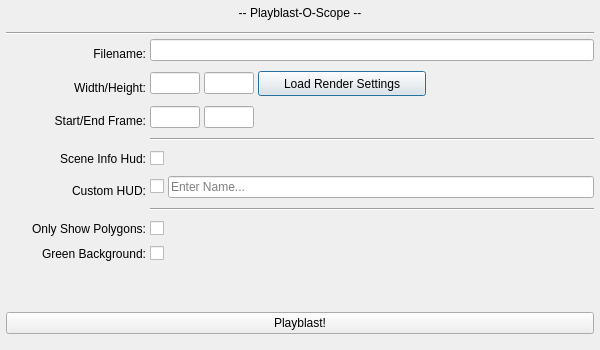
<?xml version="1.0" encoding="UTF-8"?>
<ui version="4.0">
 <class>playblast_dlg</class>
 <widget class="QDialog" name="playblast_dlg">
  <property name="geometry">
   <rect>
    <x>0</x>
    <y>0</y>
    <width>600</width>
    <height>350</height>
   </rect>
  </property>
  <property name="sizePolicy">
   <sizepolicy hsizetype="Preferred" vsizetype="Preferred">
    <horstretch>0</horstretch>
    <verstretch>0</verstretch>
   </sizepolicy>
  </property>
  <property name="windowTitle">
   <string>Playblast-O-Scope</string>
  </property>
  <layout class="QVBoxLayout" name="main_vlt">
   <property name="spacing">
    <number>4</number>
   </property>
   <property name="margin">
    <number>6</number>
   </property>
   <item>
    <layout class="QVBoxLayout" name="playblast_vlt">
     <property name="spacing">
      <number>4</number>
     </property>
     <property name="bottomMargin">
      <number>10</number>
     </property>
     <item>
      <layout class="QHBoxLayout" name="title_hlt">
       <property name="bottomMargin">
        <number>8</number>
       </property>
       <item>
        <widget class="QLabel" name="title_lbl">
         <property name="text">
          <string>-- Playblast-O-Scope --</string>
         </property>
         <property name="alignment">
          <set>Qt::AlignCenter</set>
         </property>
        </widget>
       </item>
      </layout>
     </item>
     <item>
      <layout class="QHBoxLayout" name="filename_hlt">
       <property name="spacing">
        <number>4</number>
       </property>
      </layout>
     </item>
     <item>
      <widget class="Line" name="line_4">
       <property name="orientation">
        <enum>Qt::Horizontal</enum>
       </property>
      </widget>
     </item>
     <item>
      <layout class="QFormLayout" name="formLayout">
       <property name="fieldGrowthPolicy">
        <enum>QFormLayout::AllNonFixedFieldsGrow</enum>
       </property>
       <property name="verticalSpacing">
        <number>10</number>
       </property>
       <property name="leftMargin">
        <number>20</number>
       </property>
       <property name="topMargin">
        <number>0</number>
       </property>
       <item row="0" column="0">
        <widget class="QLabel" name="filename_lbl">
         <property name="sizePolicy">
          <sizepolicy hsizetype="Fixed" vsizetype="Preferred">
           <horstretch>0</horstretch>
           <verstretch>0</verstretch>
          </sizepolicy>
         </property>
         <property name="minimumSize">
          <size>
           <width>120</width>
           <height>0</height>
          </size>
         </property>
         <property name="maximumSize">
          <size>
           <width>150</width>
           <height>16777215</height>
          </size>
         </property>
         <property name="text">
          <string>Filename:</string>
         </property>
         <property name="alignment">
          <set>Qt::AlignBottom|Qt::AlignRight|Qt::AlignTrailing</set>
         </property>
         <property name="buddy">
          <cstring>filename_le</cstring>
         </property>
        </widget>
       </item>
       <item row="0" column="1">
        <widget class="QLineEdit" name="filename_le">
         <property name="enabled">
          <bool>true</bool>
         </property>
         <property name="readOnly">
          <bool>false</bool>
         </property>
        </widget>
       </item>
       <item row="1" column="0">
        <widget class="QLabel" name="widthHeight_lbl">
         <property name="sizePolicy">
          <sizepolicy hsizetype="Fixed" vsizetype="Preferred">
           <horstretch>0</horstretch>
           <verstretch>0</verstretch>
          </sizepolicy>
         </property>
         <property name="minimumSize">
          <size>
           <width>120</width>
           <height>0</height>
          </size>
         </property>
         <property name="text">
          <string>Width/Height:</string>
         </property>
         <property name="alignment">
          <set>Qt::AlignBottom|Qt::AlignRight|Qt::AlignTrailing</set>
         </property>
         <property name="buddy">
          <cstring>width_le</cstring>
         </property>
        </widget>
       </item>
       <item row="1" column="1">
        <layout class="QHBoxLayout" name="widthHeight_hlt">
         <property name="spacing">
          <number>4</number>
         </property>
         <item>
          <widget class="QLineEdit" name="width_le">
           <property name="sizePolicy">
            <sizepolicy hsizetype="Fixed" vsizetype="Fixed">
             <horstretch>0</horstretch>
             <verstretch>0</verstretch>
            </sizepolicy>
           </property>
           <property name="maximumSize">
            <size>
             <width>50</width>
             <height>16777215</height>
            </size>
           </property>
           <property name="text">
            <string/>
           </property>
          </widget>
         </item>
         <item>
          <widget class="QLineEdit" name="height_le">
           <property name="sizePolicy">
            <sizepolicy hsizetype="Fixed" vsizetype="Fixed">
             <horstretch>0</horstretch>
             <verstretch>0</verstretch>
            </sizepolicy>
           </property>
           <property name="maximumSize">
            <size>
             <width>50</width>
             <height>16777215</height>
            </size>
           </property>
           <property name="text">
            <string/>
           </property>
          </widget>
         </item>
         <item>
          <widget class="QPushButton" name="pushButton">
           <property name="sizePolicy">
            <sizepolicy hsizetype="MinimumExpanding" vsizetype="Fixed">
             <horstretch>0</horstretch>
             <verstretch>0</verstretch>
            </sizepolicy>
           </property>
           <property name="minimumSize">
            <size>
             <width>0</width>
             <height>25</height>
            </size>
           </property>
           <property name="text">
            <string>Load Render Settings</string>
           </property>
           <property name="flat">
            <bool>false</bool>
           </property>
          </widget>
         </item>
         <item>
          <spacer name="widthHeight_hspc">
           <property name="orientation">
            <enum>Qt::Horizontal</enum>
           </property>
           <property name="sizeHint" stdset="0">
            <size>
             <width>40</width>
             <height>20</height>
            </size>
           </property>
          </spacer>
         </item>
        </layout>
       </item>
       <item row="2" column="0">
        <widget class="QLabel" name="startEnd_lbl">
         <property name="sizePolicy">
          <sizepolicy hsizetype="Fixed" vsizetype="Preferred">
           <horstretch>0</horstretch>
           <verstretch>0</verstretch>
          </sizepolicy>
         </property>
         <property name="minimumSize">
          <size>
           <width>120</width>
           <height>0</height>
          </size>
         </property>
         <property name="text">
          <string>Start/End Frame:</string>
         </property>
         <property name="alignment">
          <set>Qt::AlignBottom|Qt::AlignRight|Qt::AlignTrailing</set>
         </property>
         <property name="buddy">
          <cstring>start_le</cstring>
         </property>
        </widget>
       </item>
       <item row="2" column="1">
        <layout class="QHBoxLayout" name="startEnd_hlt">
         <property name="spacing">
          <number>4</number>
         </property>
         <item>
          <widget class="QLineEdit" name="start_le">
           <property name="sizePolicy">
            <sizepolicy hsizetype="Fixed" vsizetype="Fixed">
             <horstretch>0</horstretch>
             <verstretch>0</verstretch>
            </sizepolicy>
           </property>
           <property name="maximumSize">
            <size>
             <width>50</width>
             <height>16777215</height>
            </size>
           </property>
          </widget>
         </item>
         <item>
          <widget class="QLineEdit" name="end_le">
           <property name="sizePolicy">
            <sizepolicy hsizetype="Fixed" vsizetype="Fixed">
             <horstretch>0</horstretch>
             <verstretch>0</verstretch>
            </sizepolicy>
           </property>
           <property name="maximumSize">
            <size>
             <width>50</width>
             <height>16777215</height>
            </size>
           </property>
          </widget>
         </item>
         <item>
          <spacer name="startEnd_hspc">
           <property name="orientation">
            <enum>Qt::Horizontal</enum>
           </property>
           <property name="sizeHint" stdset="0">
            <size>
             <width>40</width>
             <height>20</height>
            </size>
           </property>
          </spacer>
         </item>
        </layout>
       </item>
       <item row="3" column="1">
        <widget class="Line" name="line">
         <property name="orientation">
          <enum>Qt::Horizontal</enum>
         </property>
        </widget>
       </item>
       <item row="5" column="1">
        <widget class="QCheckBox" name="hud_chk">
         <property name="text">
          <string/>
         </property>
         <property name="checked">
          <bool>false</bool>
         </property>
        </widget>
       </item>
       <item row="5" column="0">
        <widget class="QLabel" name="label">
         <property name="sizePolicy">
          <sizepolicy hsizetype="Minimum" vsizetype="Preferred">
           <horstretch>0</horstretch>
           <verstretch>0</verstretch>
          </sizepolicy>
         </property>
         <property name="minimumSize">
          <size>
           <width>120</width>
           <height>0</height>
          </size>
         </property>
         <property name="text">
          <string>Scene Info Hud:</string>
         </property>
         <property name="alignment">
          <set>Qt::AlignBottom|Qt::AlignRight|Qt::AlignTrailing</set>
         </property>
        </widget>
       </item>
       <item row="6" column="1">
        <layout class="QHBoxLayout" name="cstmHud_hlt">
         <property name="spacing">
          <number>4</number>
         </property>
         <item>
          <widget class="QCheckBox" name="cstmHud_chk">
           <property name="text">
            <string/>
           </property>
          </widget>
         </item>
         <item>
          <widget class="QLineEdit" name="cstmHud_le">
           <property name="enabled">
            <bool>true</bool>
           </property>
           <property name="text">
            <string/>
           </property>
           <property name="placeholderText">
            <string>Enter Name...</string>
           </property>
          </widget>
         </item>
        </layout>
       </item>
       <item row="6" column="0">
        <widget class="QLabel" name="label_2">
         <property name="minimumSize">
          <size>
           <width>120</width>
           <height>0</height>
          </size>
         </property>
         <property name="text">
          <string>Custom HUD:</string>
         </property>
         <property name="alignment">
          <set>Qt::AlignBottom|Qt::AlignRight|Qt::AlignTrailing</set>
         </property>
        </widget>
       </item>
       <item row="7" column="1">
        <widget class="Line" name="line_2">
         <property name="orientation">
          <enum>Qt::Horizontal</enum>
         </property>
        </widget>
       </item>
       <item row="8" column="1">
        <widget class="QCheckBox" name="clearViewport_chk">
         <property name="text">
          <string/>
         </property>
         <property name="checked">
          <bool>false</bool>
         </property>
        </widget>
       </item>
       <item row="9" column="1">
        <widget class="QCheckBox" name="green_chk">
         <property name="text">
          <string/>
         </property>
        </widget>
       </item>
       <item row="8" column="0">
        <widget class="QLabel" name="label_3">
         <property name="minimumSize">
          <size>
           <width>120</width>
           <height>0</height>
          </size>
         </property>
         <property name="text">
          <string>Only Show Polygons:</string>
         </property>
         <property name="alignment">
          <set>Qt::AlignBottom|Qt::AlignRight|Qt::AlignTrailing</set>
         </property>
        </widget>
       </item>
       <item row="9" column="0">
        <widget class="QLabel" name="label_4">
         <property name="minimumSize">
          <size>
           <width>120</width>
           <height>0</height>
          </size>
         </property>
         <property name="text">
          <string>Green Background:</string>
         </property>
         <property name="alignment">
          <set>Qt::AlignBottom|Qt::AlignRight|Qt::AlignTrailing</set>
         </property>
        </widget>
       </item>
      </layout>
     </item>
     <item>
      <spacer name="playblast_vspc">
       <property name="orientation">
        <enum>Qt::Vertical</enum>
       </property>
       <property name="sizeHint" stdset="0">
        <size>
         <width>20</width>
         <height>40</height>
        </size>
       </property>
      </spacer>
     </item>
     <item>
      <widget class="QPushButton" name="playblast_btn">
       <property name="text">
        <string>Playblast!</string>
       </property>
      </widget>
     </item>
    </layout>
   </item>
  </layout>
 </widget>
 <layoutdefault spacing="4" margin="5"/>
 <resources/>
 <connections/>
</ui>
